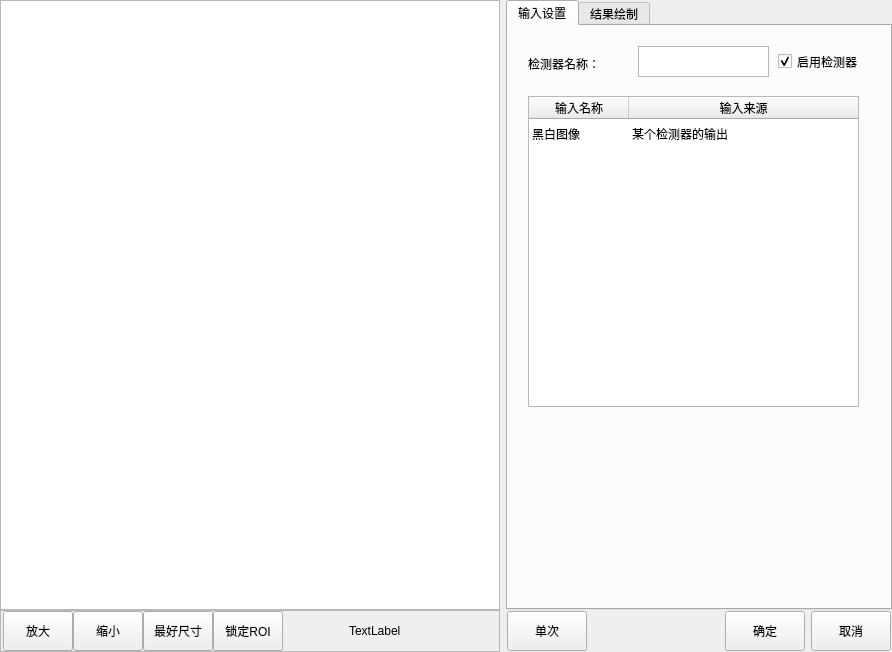
<?xml version="1.0" encoding="UTF-8"?>
<ui version="4.0">
 <class>CMvImageEnhancement</class>
 <widget class="QWidget" name="CMvImageEnhancement">
  <property name="geometry">
   <rect>
    <x>0</x>
    <y>0</y>
    <width>892</width>
    <height>652</height>
   </rect>
  </property>
  <property name="minimumSize">
   <size>
    <width>892</width>
    <height>652</height>
   </size>
  </property>
  <property name="windowTitle">
   <string>图像增强</string>
  </property>
  <layout class="QHBoxLayout" name="horizontalLayout_3">
   <property name="leftMargin">
    <number>0</number>
   </property>
   <property name="topMargin">
    <number>0</number>
   </property>
   <property name="rightMargin">
    <number>0</number>
   </property>
   <property name="bottomMargin">
    <number>0</number>
   </property>
   <item>
    <layout class="QVBoxLayout" name="verticalLayout_2">
     <property name="spacing">
      <number>0</number>
     </property>
     <item>
      <widget class="QGraphicsView" name="graphicsView_mainImage">
       <property name="minimumSize">
        <size>
         <width>500</width>
         <height>600</height>
        </size>
       </property>
      </widget>
     </item>
     <item>
      <widget class="QFrame" name="frame">
       <property name="minimumSize">
        <size>
         <width>0</width>
         <height>42</height>
        </size>
       </property>
       <property name="maximumSize">
        <size>
         <width>16777215</width>
         <height>42</height>
        </size>
       </property>
       <property name="frameShape">
        <enum>QFrame::StyledPanel</enum>
       </property>
       <property name="frameShadow">
        <enum>QFrame::Raised</enum>
       </property>
       <layout class="QHBoxLayout" name="horizontalLayout">
        <property name="spacing">
         <number>0</number>
        </property>
        <property name="leftMargin">
         <number>2</number>
        </property>
        <property name="topMargin">
         <number>0</number>
        </property>
        <property name="rightMargin">
         <number>0</number>
        </property>
        <property name="bottomMargin">
         <number>0</number>
        </property>
        <item>
         <widget class="QPushButton" name="pushButton_zoomIn">
          <property name="minimumSize">
           <size>
            <width>70</width>
            <height>40</height>
           </size>
          </property>
          <property name="maximumSize">
           <size>
            <width>70</width>
            <height>40</height>
           </size>
          </property>
          <property name="text">
           <string>放大</string>
          </property>
         </widget>
        </item>
        <item>
         <widget class="QPushButton" name="pushButton_zoomOut">
          <property name="minimumSize">
           <size>
            <width>70</width>
            <height>40</height>
           </size>
          </property>
          <property name="maximumSize">
           <size>
            <width>70</width>
            <height>40</height>
           </size>
          </property>
          <property name="text">
           <string>缩小</string>
          </property>
         </widget>
        </item>
        <item>
         <widget class="QPushButton" name="pushButton_zoomBest">
          <property name="minimumSize">
           <size>
            <width>70</width>
            <height>40</height>
           </size>
          </property>
          <property name="maximumSize">
           <size>
            <width>70</width>
            <height>40</height>
           </size>
          </property>
          <property name="text">
           <string>最好尺寸</string>
          </property>
         </widget>
        </item>
        <item>
         <widget class="QPushButton" name="pushButton_lockRoiMove">
          <property name="minimumSize">
           <size>
            <width>70</width>
            <height>40</height>
           </size>
          </property>
          <property name="maximumSize">
           <size>
            <width>70</width>
            <height>40</height>
           </size>
          </property>
          <property name="text">
           <string>锁定ROI</string>
          </property>
         </widget>
        </item>
        <item>
         <spacer name="horizontalSpacer">
          <property name="orientation">
           <enum>Qt::Horizontal</enum>
          </property>
          <property name="sizeHint" stdset="0">
           <size>
            <width>63</width>
            <height>20</height>
           </size>
          </property>
         </spacer>
        </item>
        <item>
         <widget class="QLabel" name="label_mousePos">
          <property name="minimumSize">
           <size>
            <width>150</width>
            <height>40</height>
           </size>
          </property>
          <property name="maximumSize">
           <size>
            <width>150</width>
            <height>40</height>
           </size>
          </property>
          <property name="text">
           <string>TextLabel</string>
          </property>
         </widget>
        </item>
       </layout>
      </widget>
     </item>
    </layout>
   </item>
   <item>
    <layout class="QVBoxLayout" name="verticalLayout">
     <property name="spacing">
      <number>0</number>
     </property>
     <item>
      <widget class="QTabWidget" name="tabWidget">
       <property name="enabled">
        <bool>true</bool>
       </property>
       <property name="minimumSize">
        <size>
         <width>382</width>
         <height>602</height>
        </size>
       </property>
       <property name="maximumSize">
        <size>
         <width>16777215</width>
         <height>16777215</height>
        </size>
       </property>
       <property name="currentIndex">
        <number>0</number>
       </property>
       <widget class="QWidget" name="tab">
        <attribute name="title">
         <string>输入设置</string>
        </attribute>
        <widget class="QLabel" name="label_funcName">
         <property name="geometry">
          <rect>
           <x>20</x>
           <y>30</y>
           <width>81</width>
           <height>16</height>
          </rect>
         </property>
         <property name="text">
          <string>检测器名称：</string>
         </property>
        </widget>
        <widget class="QCheckBox" name="checkBox_enableFunc">
         <property name="geometry">
          <rect>
           <x>270</x>
           <y>20</y>
           <width>101</width>
           <height>31</height>
          </rect>
         </property>
         <property name="minimumSize">
          <size>
           <width>101</width>
           <height>31</height>
          </size>
         </property>
         <property name="text">
          <string>启用检测器</string>
         </property>
         <property name="checked">
          <bool>true</bool>
         </property>
        </widget>
        <widget class="QPlainTextEdit" name="plainTextEdit_funcName">
         <property name="geometry">
          <rect>
           <x>130</x>
           <y>20</y>
           <width>131</width>
           <height>31</height>
          </rect>
         </property>
         <property name="minimumSize">
          <size>
           <width>131</width>
           <height>31</height>
          </size>
         </property>
         <property name="maximumSize">
          <size>
           <width>131</width>
           <height>31</height>
          </size>
         </property>
         <property name="overwriteMode">
          <bool>false</bool>
         </property>
        </widget>
        <widget class="QTableWidget" name="tableWidget_input">
         <property name="geometry">
          <rect>
           <x>20</x>
           <y>70</y>
           <width>331</width>
           <height>311</height>
          </rect>
         </property>
         <property name="editTriggers">
          <set>QAbstractItemView::NoEditTriggers</set>
         </property>
         <property name="showGrid">
          <bool>false</bool>
         </property>
         <property name="gridStyle">
          <enum>Qt::SolidLine</enum>
         </property>
         <attribute name="horizontalHeaderStretchLastSection">
          <bool>true</bool>
         </attribute>
         <attribute name="verticalHeaderVisible">
          <bool>false</bool>
         </attribute>
         <row>
          <property name="text">
           <string>1</string>
          </property>
         </row>
         <column>
          <property name="text">
           <string>输入名称</string>
          </property>
         </column>
         <column>
          <property name="text">
           <string>输入来源</string>
          </property>
         </column>
         <item row="0" column="0">
          <property name="text">
           <string>黑白图像</string>
          </property>
         </item>
         <item row="0" column="1">
          <property name="text">
           <string>某个检测器的输出</string>
          </property>
         </item>
        </widget>
       </widget>
       <widget class="QWidget" name="tab_4">
        <attribute name="title">
         <string>结果绘制</string>
        </attribute>
        <widget class="QCheckBox" name="checkBox_valuTrig">
         <property name="geometry">
          <rect>
           <x>30</x>
           <y>20</y>
           <width>101</width>
           <height>31</height>
          </rect>
         </property>
         <property name="text">
          <string>启用绘制</string>
         </property>
         <property name="checked">
          <bool>true</bool>
         </property>
        </widget>
       </widget>
      </widget>
     </item>
     <item>
      <layout class="QHBoxLayout" name="horizontalLayout_2">
       <property name="leftMargin">
        <number>1</number>
       </property>
       <property name="topMargin">
        <number>1</number>
       </property>
       <property name="rightMargin">
        <number>1</number>
       </property>
       <property name="bottomMargin">
        <number>1</number>
       </property>
       <item>
        <widget class="QPushButton" name="pushButton_ones">
         <property name="minimumSize">
          <size>
           <width>80</width>
           <height>40</height>
          </size>
         </property>
         <property name="maximumSize">
          <size>
           <width>80</width>
           <height>40</height>
          </size>
         </property>
         <property name="text">
          <string>单次</string>
         </property>
        </widget>
       </item>
       <item>
        <spacer name="horizontalSpacer_2">
         <property name="orientation">
          <enum>Qt::Horizontal</enum>
         </property>
         <property name="sizeHint" stdset="0">
          <size>
           <width>40</width>
           <height>20</height>
          </size>
         </property>
        </spacer>
       </item>
       <item>
        <widget class="QPushButton" name="pushButton_affirm">
         <property name="minimumSize">
          <size>
           <width>80</width>
           <height>40</height>
          </size>
         </property>
         <property name="maximumSize">
          <size>
           <width>80</width>
           <height>40</height>
          </size>
         </property>
         <property name="text">
          <string>确定</string>
         </property>
        </widget>
       </item>
       <item>
        <widget class="QPushButton" name="pbPrev_cancel">
         <property name="minimumSize">
          <size>
           <width>80</width>
           <height>40</height>
          </size>
         </property>
         <property name="maximumSize">
          <size>
           <width>80</width>
           <height>40</height>
          </size>
         </property>
         <property name="text">
          <string>取消</string>
         </property>
        </widget>
       </item>
      </layout>
     </item>
    </layout>
   </item>
  </layout>
 </widget>
 <layoutdefault spacing="6" margin="11"/>
 <resources/>
 <connections/>
</ui>
